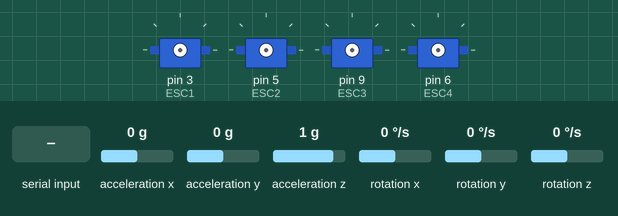
The sketch below on a simulated Arduino Mega 2560, built with avr-gcc and run on an emulated ATmega2560. On the bench: 4 × servo. The test bench sets the inputs (shaded band); at power-on: acceleration x 0 g, acceleration y 0 g, acceleration z 1 g, rotation x 0 °/s, rotation y 0 °/s, rotation z 0 °/s. The sensor or clock chip raises its interrupt line as the real part does; what the sketch prints to the serial monitor is not drawn.

Above: at 0.1 s.
At 1.3 s:
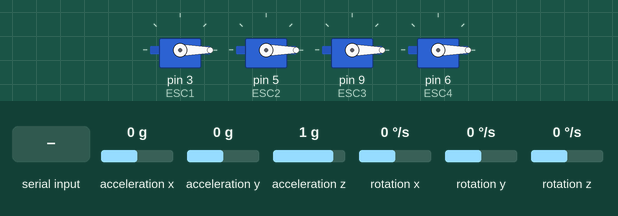
1.4 s: "90,45\n" received over Serial
At 2.7 s:
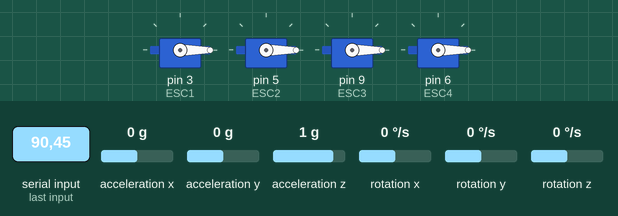
Timing chart, 0 to 4.4 s (numbered marks = the images above; inputs shaded):
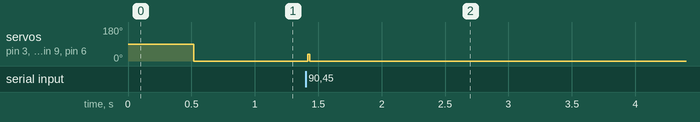

Measured:
- after the input at 1.4 s, servo on pin 3 (ESC1), servo on pin 5 (ESC2), servo on pin 9 (ESC3), servo on pin 6 (ESC4): 0° → 35° at once, → 0° 0.02 s later

The sketch:

PendHinf_sole.ino
```cpp
#include <I2Cdev.h>
#include <Servo.h>
#include <I2C.h>
#include <MPU6050_6Axis_MotionApps20.h>
#include <Wire.h>

MPU6050 mpu;

#define ACCELEROMETER_SENSITIVITY 16384.0
#define GYROSCOPE_SENSITIVITY 131.0
#define SCL A5
#define SDA A4
#define INTERRUPT_PIN 10  // use pin 2 on Arduino Uno & most boards


// MPU control/status vars
bool dmpReady = false;  // set true if DMP init was successful
uint8_t mpuIntStatus;   // holds actual interrupt status byte from MPU
uint8_t devStatus;      // return status after each device operation (0 = success, !0 = error)
uint16_t packetSize;    // expected DMP packet size (default is 42 bytes)
uint16_t fifoCount;     // count of all bytes currently in FIFO
uint8_t fifoBuffer[64]; // FIFO storage buffer

// orientation/motion vars
Quaternion q;           // [w, x, y, z]         quaternion container
VectorFloat gravity;    // [x, y, z]            gravity vector
float ypr[3];           // [yaw, pitch, roll]   yaw/pitch/roll container and gravity vector

// Initialise the roll pitch yaw variables
float roll = 0;
float pitch = 0;
int i = 0;

double rollTarget = 0;
double pitchTarget = 0;
double lastTime = 0;
double lastRoll = 0;
double lastPitch = 0;

// ESC initialised
Servo ESC1, ESC2, ESC3, ESC4;
int u1 = 0;
int u1_prev = 0;
int u2 = 0;
int u2_prev = 0;
int u3 = 0;
int u3_prev = 0;
int u4 = 0;
int u4_prev = 0;
int speedMax = 1800;
int speedMin = 900;
int uRangeMax = 800; // Limits the range of ESC speeds. Eg. with ESCSpeedMIN=1000, and ESCSpeedDMAX at 800, the max speed is 1800.
int duMax = 500; // Limits the increments size of the ESC speed.
int value = 0;

unsigned long timeBegin;
unsigned long timeChange = 0;
unsigned long now = 0;
unsigned long endTime = 10000; // in millis
unsigned long anomalyCounter = 0;

float x1 = 0;
float x2 = 0;
float x3 = 0;
float x4 = 0;

#define Ts 15

// define controller state-space matrices
#define A11 -0.006141156f
#define A12 0.0011299518f
#define A21 -4.321995883f
#define A22 0.7922762891f

#define B11 -1.005660390f
#define B21 -3.945708175f

#define C11 -989.2202f
#define C12 -186.8496f

int cancel = 0;

volatile bool mpuInterrupt = false;     // indicates whether MPU interrupt pin has gone high
void dmpDataReady() {
    mpuInterrupt = true;
}

void setup() {
    Serial.begin(115200);
    setupMPU();
    setupESC();
    timeBegin = millis();
    anomalyCounter = 0;
}

void loop() {
    if (lastTime < endTime && cancel == 0) {
        processDMPdata();

        // compute time since last iteration
        now = millis() - timeBegin;
        timeChange = now - lastTime;
        // if timeChange < Ts then wait
        if(timeChange > 15){
            anomalyCounter++;
        }
        while(timeChange <= Ts) {
            now = millis() - timeBegin;
            timeChange = now - lastTime;
        }

        feedbackloop();

        // read serial for stop signal
        if(Serial.available()){
            cancel = Serial.parseInt();
        }
    }
    else {
        while (Serial.available() && Serial.read()); // empty buffer
        turnOff();
    }
}


void setupMPU() {
    // Setup MPU6050 using the DMP.
    // join I2C bus (I2Cdev library doesn't do this automatically)
    I2c.begin();
    I2c.timeOut(50);

    Serial.begin(115200);

    // initialize device
    Serial.println(F("Initializing I2C devices..."));
    mpu.initialize();
    pinMode(INTERRUPT_PIN, INPUT);

    // verify connection
    Serial.println(F("Testing device connections..."));
    Serial.println(mpu.testConnection() ? F("MPU6050 connection successful") : F("MPU6050 connection failed"));

    // load and configure the DMP
    Serial.println(F("Initializing DMP..."));
    devStatus = mpu.dmpInitialize();

    // supply your own gyro offsets here, scaled for min sensitivity
    mpu.setXGyroOffset(-12);
    mpu.setYGyroOffset(20);
    mpu.setZGyroOffset(-69);
    mpu.setXAccelOffset(-5679);
    mpu.setYAccelOffset(2988);
    mpu.setZAccelOffset(1532); // 1688 factory default for my test chip

    // make sure it worked (returns 0 if so)
    if (devStatus == 0) {
        // turn on the DMP, now that it's ready
        Serial.println(F("Enabling DMP..."));
        mpu.setDMPEnabled(true);

        // enable Arduino interrupt detection
        Serial.println(F("Enabling interrupt detection (Arduino external interrupt 0)..."));
        attachInterrupt(digitalPinToInterrupt(INTERRUPT_PIN), dmpDataReady, RISING);
        mpuIntStatus = mpu.getIntStatus();

        // set our DMP Ready flag so the main loop() function knows it's okay to use it
        Serial.println(F("DMP ready! Waiting for first interrupt..."));
        dmpReady = true;

        // get expected DMP packet size for later comparison
        packetSize = mpu.dmpGetFIFOPacketSize();
    }
    else {
        // ERROR!
        // 1 = initial memory load failed
        // 2 = DMP configuration updates failed
        // (if it's going to break, usually the code will be 1)
        Serial.print(F("DMP Initialization failed (code "));
        Serial.print(devStatus);
        Serial.println(F(")"));
    }
}

void setupESC() {
    // Setup ESCs for top motors.
    ESC1.attach(3);
    ESC2.attach(5);
    ESC3.attach(9);
    ESC4.attach(6);
    while (!Serial);

    ESC1.writeMicroseconds(value);
    Serial.write(speedMax);
    ESC2.writeMicroseconds(value);
    Serial.write(speedMax);
    ESC3.writeMicroseconds(value);
    Serial.write(speedMax);
    ESC4.writeMicroseconds(value);
    Serial.write(speedMax);

    Serial.println(F("Turn on the mofo. Enter char to continue."));
    while (Serial.available() && Serial.read()); // empty buffer
    while (!Serial.available()); // wait for data
    while (Serial.available() && Serial.read()); // empty buffer again
    Serial.println("Starting ESC. Enter anything else than 0 to stop.");
}

void processDMPdata() {
    // Process angle data from the DMP sensor fusion.
    // if programming failed, don't try to do anything
    if (!dmpReady) return;

    // wait for MPU interrupt or extra packet(s) available
    //if (!mpuInterrupt && fifoCount < packetSize) //{do something;}

    // reset interrupt flag and get INT_STATUS byte
    mpuInterrupt = false;
    mpuIntStatus = mpu.getIntStatus();

    // get current FIFO count
    fifoCount = mpu.getFIFOCount();

    // check for overflow (this should never happen unless our code is too inefficient)
    if ((mpuIntStatus & 0x10) || fifoCount == 1024 || fifoCount % 42 != 0) {
        // reset so we can continue cleanly
        mpu.resetFIFO();
    }
    // otherwise, check for DMP data ready interrupt (this should happen frequently)
    else if (mpuIntStatus & 0x02) {
        // wait for correct available data length, should be a VERY short wait
        while (fifoCount < packetSize) fifoCount = mpu.getFIFOCount();

        // read a packet from FIFO
        mpu.getFIFOBytes(fifoBuffer, packetSize);

        // track FIFO count here in case there is > 1 packet available
        // (this lets us immediately read more without waiting for an interrupt)
        fifoCount -= packetSize;

        // display Euler angles in degrees
        mpu.dmpGetQuaternion(&q, fifoBuffer);
        mpu.dmpGetGravity(&gravity, &q);
        mpu.dmpGetYawPitchRoll(ypr, &q, &gravity);
    }
}

void turnOff() {
    ESC1.write(0);
    ESC2.write(0);
    ESC3.write(0);
    ESC4.write(0);

    Serial.print(F("Sampling time anomalies: "));
    Serial.println(anomalyCounter);

    // Serial.println(F("Enter new tunings. Angular position cost: ")); // Enter 0 to use the same readings. Enter anything for I and D after.
    // while (Serial.available() && Serial.read()); // empty buffer
    // while (!Serial.available()); // wait for data
    // int newK1 = Serial.parseInt();
    // Serial.println(F("Enter new tunings. Angular velocity cost: "));
    // while (Serial.available() && Serial.read()); // empty buffer
    // while (!Serial.available()); // wait for data
    // int newK2 = Serial.parseInt();

    // Serial.print("Begin testing K1, K2 values of: ");
    // Serial.print(newK1);
    // Serial.print(",");
    // Serial.println(newK2);
    Serial.println(F("Stand QTIP upright. Press any character to restart ESCs."));
    while (Serial.available() && Serial.read()); // empty buffer
    while (!Serial.available()); // wait for data
    while (Serial.available() && Serial.read());
    lastTime = 0;
    lastRoll = 0;
    lastPitch = 0;
    u1_prev = 0;
    u2_prev = 0;
    u3_prev = 0;
    u4_prev = 0;
    x1 = 0;
    x2 = 0;
    x3 = 0;
    x4 = 0;
    anomalyCounter = 0;
    timeBegin = millis();
}

void feedbackloop() {
    roll = ypr[2]; // phi
    //dRoll = (roll - lastRoll) / timeChange; // phidot/1000

    pitch = ypr[1]; // theta
    //dPitch = (pitch - lastPitch) / timeChange; // thetadot/1000

    float x1n = A11*x1 + A12*x2 + B11*roll;
    float x2n = A21*x1 + A22*x2 + B21*pitch;
    float x3n = A11*x3 + A12*x4 + B11*roll;
    float x4n = A21*x3 + A22*x4 + B21*pitch;

    int ux = (int) (C11*x1 + C12*x2);
    int uy = (int) (C11*x3 + C12*x4);

    if (ux > 0) {
        u1 = 0;
        u2 = computeInput(ux, u2_prev);
    }
    else {
        u2 = 0;
        u1 = computeInput(-ux, u1_prev);
    }

    if (uy > 0) {
        u3 = 0;
        u4 = computeInput(uy, u4_prev);
    }
    else {
        u4 = 0;
        u3 = computeInput(-uy, u3_prev);
    }

    ESC1.write(speedMin + u1);
    ESC2.write(speedMin + u2);
    ESC3.write(speedMin + u3);
    ESC4.write(speedMin + u4);

    //Serial.print(speedMin + u1);
    //Serial.print(",");
    //Serial.println(speedMin + u2);

    x1 = x1n;
    x2 = x2n;
    x3 = x3n;
    x4 = x4n;

    lastTime = now;
    lastRoll = roll;
    lastPitch = pitch;

    u1_prev = u1;
    u2_prev = u2;
    u3_prev = u3;
    u4_prev = u4;
}

int computeInput (int u, int u_prev) {
    if (u > uRangeMax) {
        u = uRangeMax;
    }
    if (u - u_prev > duMax) {
        u = u_prev + duMax;
    }
    if (u - u_prev < -duMax) {
        u = u_prev - duMax;
    }

    return u;
}
```
